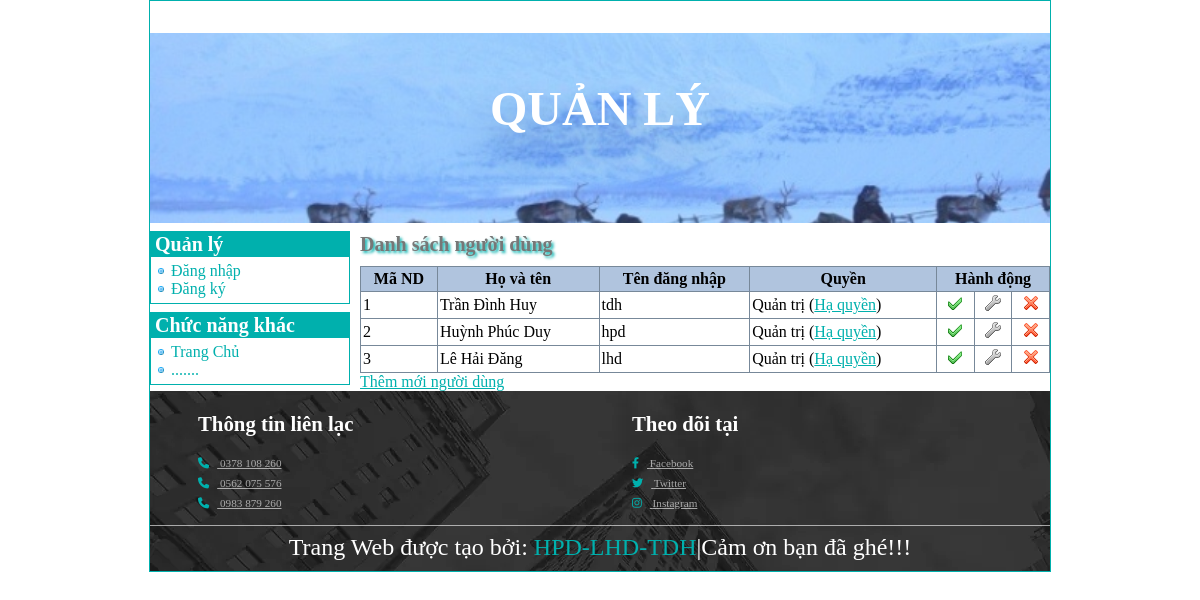
Screenshot of /Admin/index.php?do=nguoidung with the database file from the repository.
### tables this page shows
CREATE TABLE `tbl_nguoidung` (
  `MaNguoiDung` int(10) NOT NULL,
  `TenNguoiDung` varchar(50) NOT NULL,
  `TenDangNhap` varchar(50) NOT NULL,
  `MatKhau` varchar(100) NOT NULL,
  `QuyenHan` tinyint(1) NOT NULL,
  `Khoa` tinyint(1) NOT NULL
);

### Admin/nguoidung.php (the view, shortened to what this page needs)
<?php
	$sql = "SELECT * FROM `tbl_nguoidung` WHERE 1";
	$danhsach = $connect->query($sql);
?>
<h3>Danh sách người dùng</h3>
<table class="DanhSach">
	<tr>
		<th>Mã ND</th>
		<th>Họ và tên</th>
		<th>Tên đăng nhập</th>
		<th>Quyền</th>
		<th colspan="3">Hành động</th>
	</tr>
	<?php
		while ($dong = $danhsach->fetch_array(MYSQLI_ASSOC))
		{
			echo "<tr  bgcolor='#ffffff' onmouseover='this.style.background=\"#dee3e7\"' onmouseout='this.style.background=\"#ffffff\"'>";
				echo "<td>" . $dong["MaNguoiDung"] . "</td>";
				echo "<td>" . $dong["TenNguoiDung"] . "</td>";
				echo "<td>" . $dong["TenDangNhap"] . "</td>";
				echo "<td>";
					if($dong["QuyenHan"] == 1)
						echo "Quản trị (<a href='index.php?do=nguoidung_kichhoat&id=" . $dong["MaNguoiDung"] . "&quyen=2'>Hạ quyền</a>)";
					else
						echo "Thành viên (<a href='index.php?do=nguoidung_kichhoat&id=" . $dong["MaNguoiDung"] . "&quyen=1'>Nâng quyền</a>)";
				echo "</td>";
				echo "<td align='center'>";
					if($dong["Khoa"] == 0)
						echo "<a href='index.php?do=nguoidung_kichhoat&id=" . $dong["MaNguoiDung"] . "&khoa=1'><img src='images/active.png' /></a>";
					else
						echo "<a href='index.php?do=nguoidung_kichhoat&id=" . $dong["MaNguoiDung"] . "&khoa=0'><img src='images/ban.png' /></a>";
				echo "</td>";
				echo "<td align='center'><a href='index.php?do=nguoidung_sua&id=" . $dong["MaNguoiDung"] . "'><img src='images/edit.png' /></a></td>";
				echo "<td align='center'><a href='index.php?do=nguoidung_xoa&id=" . $dong["MaNguoiDung"] . "' onclick='return confirm(\"Bạn có muốn xóa người dùng " . $dong['TenNguoiDung'] . " không?\")'><img src='images/delete.png' /></a></td>";
			echo "</tr>";
		}
	?>
</table>
<a href="index.php?do=dangky">Thêm mới người dùng</a>

### Admin/css/styleadmin.css (style rules this page uses)
:root { --main--color:#00B0AD; --black:#222; --white:#fff; --light-black:#777; --light-white:#fff9; --dark-bg:rgba(0,0,0,.7); --light-bg:#eee; --border:.1rem solid var(--black); --box-shadow:0 .5rem 1rem rgba(0,0,0,.1); --text-shadow:0 1.5rem 3rem rgba(0,0,0,.3); }
body { margin: 0; }
#BenPhai h3 { font-size: 20px; padding: 2px 0 10px 0; color: var(--light-black); font-family: Tahoma; margin-top: 8px; margin-bottom: 0; text-shadow: 2px 2px 3px var(--main--color); }
a:-webkit-any-link { color: var(--main--color); }
table.DanhSach { width: 100%; border-collapse: collapse; }
table.DanhSach th { border: 1px solid #778899; padding: 3px 2px 3px 2px; background: #b0c4de; }
table.DanhSach td { border: 1px solid #778899; padding: 3px 2px 3px 2px; }

### rows the page displays
tbl_nguoidung: MaNguoiDung "1", TenNguoiDung "Trần Đình Huy", TenDangNhap "tdh", Khoa 0 (drawn)
tbl_nguoidung: MaNguoiDung "2", TenNguoiDung "Huỳnh Phúc Duy", TenDangNhap "hpd", Khoa 0 (drawn)
tbl_nguoidung: MaNguoiDung "3", TenNguoiDung "Lê Hải Đăng", TenDangNhap "lhd", Khoa 0 (drawn)
